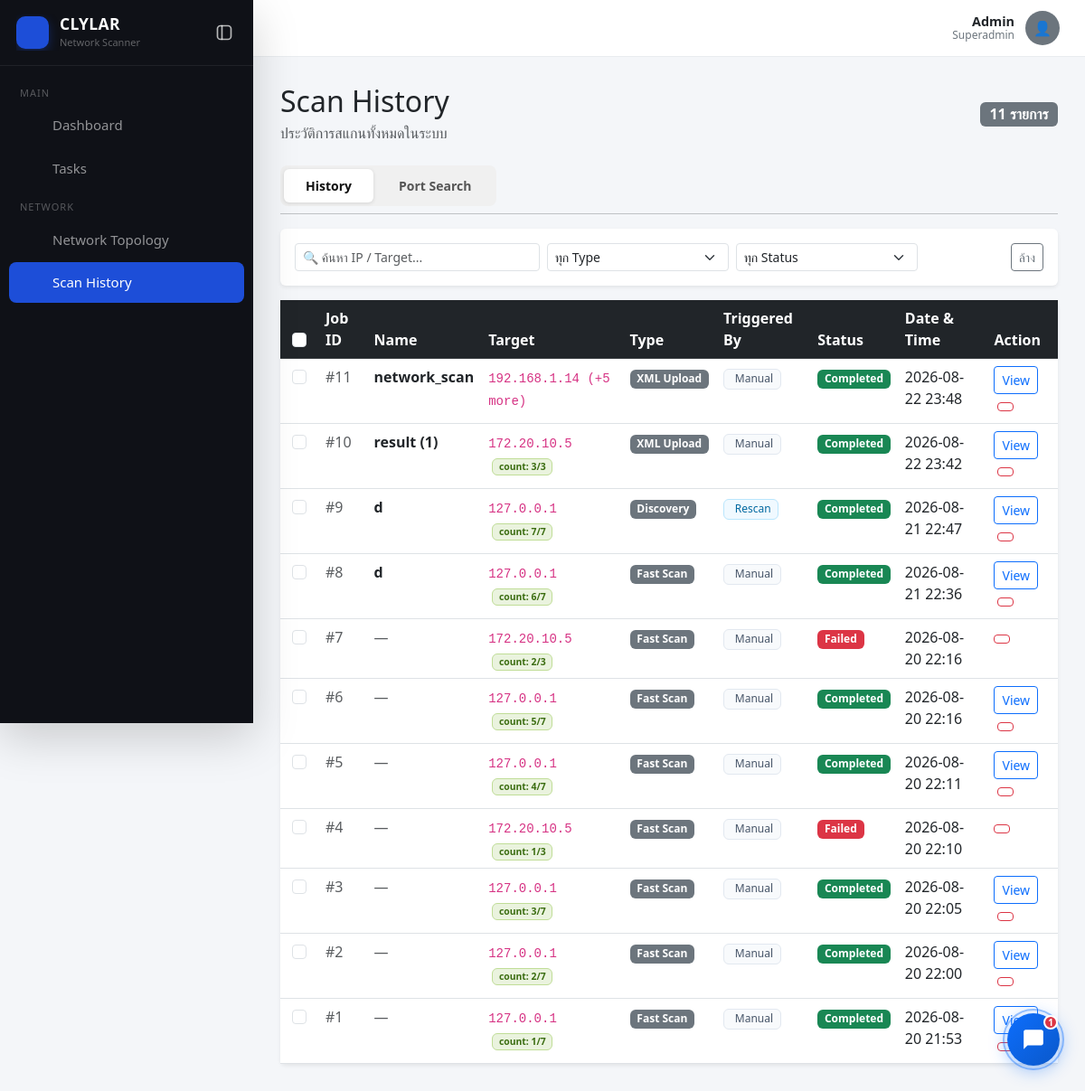
The app's page /history (signed in), older data.
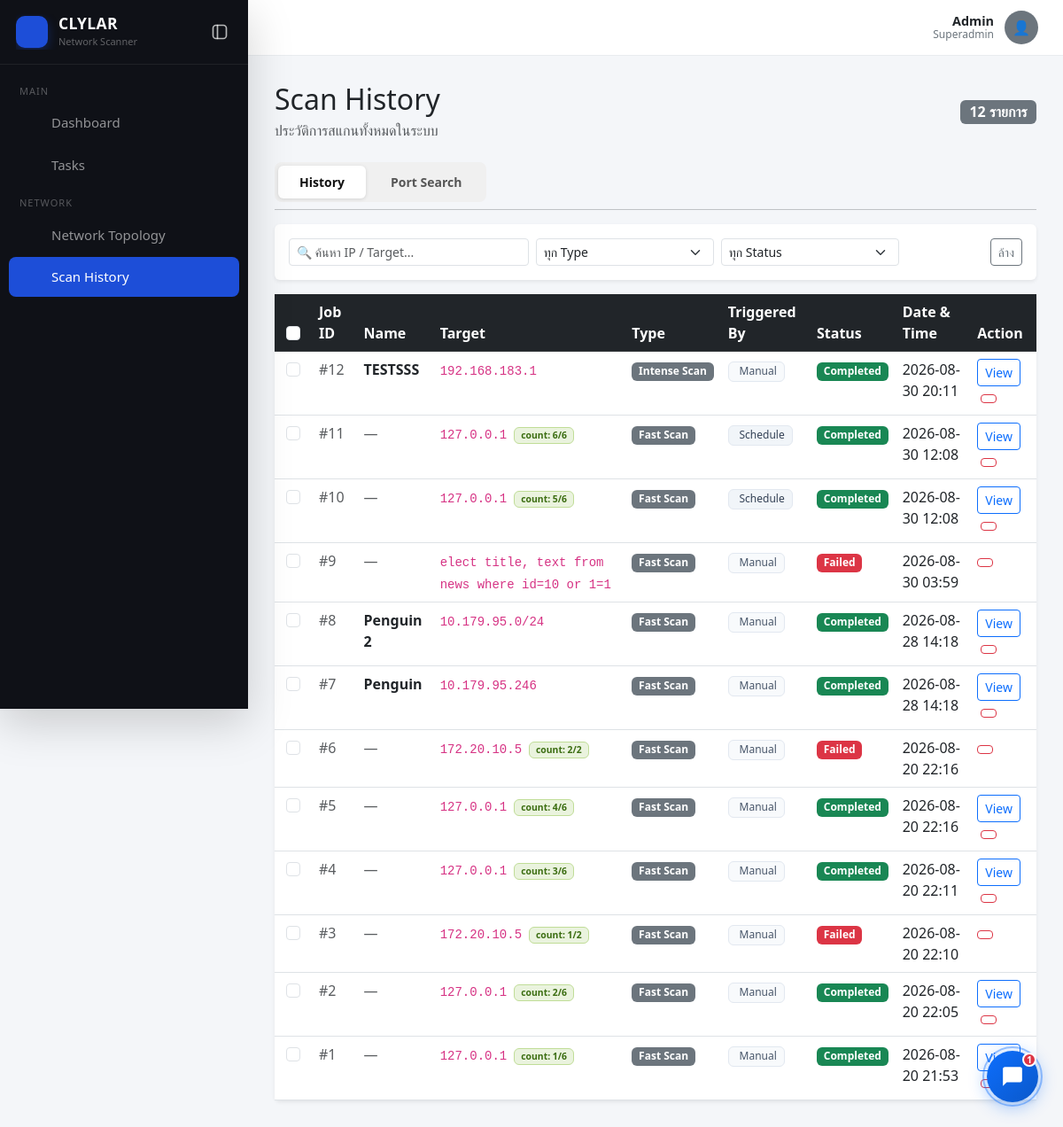
The same page, newer data.
### models.py (models this page shows, shortened)
class User(db.Model, UserMixin):
    id = db.Column(db.Integer, primary_key=True)
    username = db.Column(db.String(50), unique=True, nullable=False)
    password_hash = db.Column(db.String(255), nullable=False)
    role = db.Column(db.String(20), default='user')
    created_by = db.Column(db.Integer, db.ForeignKey('user.id'), nullable=True)
    created_at = db.Column(db.DateTime, default=now_th)
    subordinates = db.relationship('User', backref=db.backref('creator', remote_side=[id]),
                                   foreign_keys=[created_by])
    @property
    def is_any_admin(self):
        return self.role in ('admin', 'superadmin')

class ScanJob(db.Model):
    id = db.Column(db.Integer, primary_key=True)
    scan_name = db.Column(db.String(150), nullable=True)
    target = db.Column(db.String(100), nullable=False)
    scan_type = db.Column(db.String(50))
    status = db.Column(db.String(20), default='Running')
    timestamp = db.Column(db.DateTime, default=now_th)
    result_data = db.Column(db.Text)
    triggered_by = db.Column(db.String(20), default='manual')
    owner_id = db.Column(db.Integer, db.ForeignKey('user.id'), nullable=True)
    owner = db.relationship('User', foreign_keys=[owner_id])

### app.py (the view)
@app.route('/history')
@login_required
def history_page():
    history = visible_scans_query().order_by(ScanJob.timestamp.desc()).all()
    from collections import defaultdict
    target_jobs = defaultdict(list)
    for j in history:
        target_jobs[j.target].append(j)
    scan_seq_map = {}
    for target, tlist in target_jobs.items():
        sorted_list = sorted(tlist, key=lambda x: x.timestamp or 0)
        for idx, tj in enumerate(sorted_list, 1):
            scan_seq_map[tj.id] = (idx, len(sorted_list))
    owner_seq_map = {}
    unique_owner_ids = {j.owner_id for j in history if j.owner_id is not None}
    for oid in unique_owner_ids:
        owner_all = ScanJob.query.filter_by(owner_id=oid).order_by(ScanJob.timestamp).all()
        for idx, tj in enumerate(owner_all, 1):
            owner_seq_map[tj.id] = idx
    return render_template('history.html', history=history,
                           scan_seq_map=scan_seq_map,
                           owner_seq_map=owner_seq_map)

### app.py (called while the page is built)
@app.template_filter('scan_label')
def scan_label_filter(value):
    return SCAN_TYPE_LABELS.get(value, value)

@app.template_filter('from_json')
def from_json_filter(value):
    if not value:
        return []
    try:
        import json as _json
        return _json.loads(value)
    except Exception:
        return []

@login_manager.user_loader
def load_user(user_id):
    return User.query.get(int(user_id))

def visible_scans_query():
    if current_user.role == 'superadmin':
        return ScanJob.query.filter_by(owner_id=current_user.id)
    elif current_user.role in ('admin', 'superadmin'):
        return ScanJob.query.filter_by(owner_id=current_user.id)
    else:
        admin_id = current_user.created_by
        if admin_id:
            return ScanJob.query.filter_by(owner_id=admin_id)
        return ScanJob.query.filter(ScanJob.id == None)  # ไม่เห็นอะไรเลย

### templates/history.html (shortened to what this page needs)
{% extends 'base.html' %}
{% block content %}
<div class="d-flex align-items-center justify-content-between mb-4">
    <div>
        <h2 class="mb-1">Scan History</h2>
        <p class="text-muted mb-0">ประวัติการสแกนทั้งหมดในระบบ</p>
    </div>
    <span class="badge bg-secondary fs-6">{{ history|length }} รายการ</span>
</div>
<div class="mt-3 mb-1">
    <div class="d-inline-flex rounded-3 p-1" style="background:#f0f0f0; gap:4px;">
        <button id="tab-history-btn" onclick="switchHistoryTab('history')"
                class="btn btn-sm fw-semibold rounded-2 px-4 py-2 hist-tab-btn active-tab"
                style="font-size:.875rem; transition:all .18s;">
            History
        </button>
        <button id="tab-portsearch-btn" onclick="switchHistoryTab('portsearch')"
                class="btn btn-sm fw-semibold rounded-2 px-4 py-2 hist-tab-btn"
                style="font-size:.875rem; transition:all .18s;">
            Port Search
        </button>
    </div>
</div>
<hr class="mt-2 mb-3">
<div>
<div id="tab-history">
<div class="card border-0 shadow-sm mb-3 p-3">
    <div class="row g-2 align-items-center">
        <div class="col-md-4">
            <input type="text" id="searchInput" class="form-control form-control-sm" placeholder="🔍 ค้นหา IP / Target...">
        </div>
        <div class="col-md-3">
            <select id="typeFilter" class="form-select form-select-sm">
                <option value="">ทุก Type</option>
            </select>
        </div>
        <div class="col-md-3">
            <select id="statusFilter" class="form-select form-select-sm">
                <option value="">ทุก Status</option>
            </select>
        </div>
        <div class="col-md-2 text-end">
            <button class="btn btn-sm btn-outline-secondary" onclick="clearFilters()">ล้าง</button>
        </div>
    </div>
</div>
<div class="card p-0 shadow-sm border-0">
    <table class="table table-hover mb-0" id="historyTable">
        <thead class="table-dark">
            <tr>
                {% if current_user.is_any_admin %}
                <th style="width: 42px; text-align: center;">
                    <input type="checkbox" class="form-check-input" id="selectAllCheckbox" title="เลือกทั้งหมด" style="cursor: pointer;">
                </th>
                {% endif %}
                <th>Job ID</th>
                <th>Name</th>
                <th>Target</th>
                <th>Type</th>
                <th>Triggered By</th>
                <th>Status</th>
                <th>Date & Time</th>
                <th>Action</th>
            </tr>
        </thead>
        <tbody id="historyBody">
            {% for job in history %}
            {% set job_data = job.result_data | from_json if job.result_data else [] %}
            <tr data-target="{{ job.target }}" data-type="{{ job.scan_type }}" data-status="{{ job.status }}" id="scan-row-{{ job.id }}" class="history-row">
                {% if current_user.is_any_admin %}
                <td class="text-center cb-cell" style="user-select: none; cursor: pointer;">
                    <input type="checkbox" class="form-check-input scan-row-cb"
                           value="{{ job.id }}"
                           data-scan-seq="#{{ owner_seq_map.get(job.id, job.id) }}"
                           data-target="{{ job.target }}"
                           data-name="{{ job.scan_name or '' }}"
                           {% if job.status == 'Running' %}disabled title="ไม่สามารถเลือก task ที่กำลังทำงานอยู่ได้"{% else %}style="cursor: pointer;"{% endif %}>
                </td>
                {% endif %}
                <td><span class="text-muted">#{{ owner_seq_map.get(job.id, job.id) }}</span></td>
                <td>
                    {% if job.scan_name %}
                        <span class="fw-semibold">{{ job.scan_name }}</span>
                    {% else %}
                        <span class="text-muted">—</span>
                    {% endif %}
                </td>
                <td>
                    <code>{{ job.target }}</code>
                    {% set seq_info = scan_seq_map.get(job.id) %}
                    {% if seq_info and seq_info[1] > 1 %}
                    <span class="badge ms-1" style="font-size:.65rem;background:#EAF3DE;color:#3B6D11;border:0.5px solid #C0DD97;" title="สแกนครั้งที่ {{ seq_info[0] }} จากทั้งหมด {{ seq_info[1] }} ครั้ง">count: {{ seq_info[0] }}/{{ seq_info[1] }}</span>
                    {% endif %}
                </td>
                <td><span class="badge bg-secondary">{{ job.scan_type | scan_label }}</span></td>
                <td>
                    {% if job.triggered_by == 'schedule' %}
                        <span class="badge" style="background:#f1f5f9;color:#334155;border:1px solid #e2e8f0;font-weight:500;">Schedule</span>
                    {% elif job.triggered_by == 'rescan' %}
                        <span class="badge" style="background:#f0f9ff;color:#0369a1;border:1px solid #bae6fd;font-weight:500;">Rescan</span>
                    {% elif job.triggered_by == 'drilldown' %}
                        <span class="badge" style="background:#f5f3ff;color:#6d28d9;border:1px solid #ddd6fe;font-weight:500;"><i class="ti ti-scan me-1"></i>Drill-down</span>
                    {% else %}
                        <span class="badge" style="background:#f8fafc;color:#475569;border:1px solid #e2e8f0;font-weight:500;">Manual</span>
                    {% endif %}
                </td>
                <td>
                    <span class="badge {{ 'bg-success' if job.status == 'Completed' else 'bg-danger' if job.status in ('Failed', 'Cancelled') else 'bg-warning text-dark' }}">
                        {{ job.status }}
                    </span>
                </td>
                <td>{{ job.timestamp.strftime('%Y-%m-%d %H:%M') }}</td>
                <td>
                    {% if job.status == 'Completed' %}
                        <a href="{{ url_for('scan_detail', scan_id=job.id) }}"
                           class="btn btn-sm btn-outline-primary">View</a>
                        {% if current_user.is_any_admin %}
                        <button class="btn btn-sm btn-outline-danger ms-1" title="Delete scan record"
                                data-scan-id="{{ job.id }}" data-target="{{ job.target }}" data-total="{{ scan_seq_map.get(job.id, (1,1))[1] }}"
                                onclick="confirmDelete(+this.dataset.scanId, this.dataset.target, +this.dataset.total)">
                        </button>
                        {% endif %}
                    {% elif job.status == 'Failed' %}
                        {% if current_user.is_any_admin %}
                        <button class="btn btn-sm btn-outline-danger" title="Delete scan record"
                                data-scan-id="{{ job.id }}" data-target="{{ job.target }}" data-total="{{ scan_seq_map.get(job.id, (1,1))[1] }}"
                                onclick="confirmDelete(+this.dataset.scanId, this.dataset.target, +this.dataset.total)">
                        </button>
                        {% endif %}
                    {% else %}
                        <button class="btn btn-sm btn-secondary" disabled>Running...</button>
                    {% endif %}
                </td>
            </tr>
            {% else %}
            <tr>
                <td colspan="{{ 9 if current_user.is_any_admin else 8 }}" class="text-center text-muted py-4">ยังไม่มีประวัติการสแกน</td>
            </tr>
            {% endfor %}
        </tbody>
    </table>
</div>
</div>
</div>
{% endblock %}

### templates/base.html (shortened to what this page needs)
<!DOCTYPE html>
<html lang="en">
<head>
    <link href="https://cdn.jsdelivr.net/npm/bootstrap@5.3.0/dist/css/bootstrap.min.css" rel="stylesheet">
    <link href="https://cdn.jsdelivr.net/npm/@tabler/icons-webfont@2.44.0/tabler-icons.min.css" rel="stylesheet">
</head>
<body>
<div class="d-flex">
    {% if current_user.is_authenticated %}
    <nav class="sidebar shadow-lg" id="mainSidebar">
        <div class="sidebar-header">
            <a href="/" class="sidebar-brand" id="sidebarBrand" title="CLYLAR Network Scanner">
                <div class="sidebar-logo-icon">
                </div>
                <div class="sidebar-logo-details">
                    <div class="sidebar-logo-text">CLYLAR</div>
                    <div class="sidebar-logo-sub">Network Scanner</div>
                </div>
            </a>
            <button class="sidebar-toggle-btn" id="sidebarToggleBtn" type="button" aria-label="Collapse Sidebar" title="Collapse Sidebar (Ctrl+B)">
                <svg width="20" height="20" viewBox="0 0 24 24" fill="none" stroke="currentColor" stroke-width="2" stroke-linecap="round" stroke-linejoin="round">
                    <rect width="18" height="18" x="3" y="3" rx="4" />
                    <line x1="9" y1="3" x2="9" y2="21" />
                </svg>
            </button>
        </div>
        <div class="sidebar-nav">
            <span class="sidebar-section-label">Main</span>
            <ul class="nav flex-column">
                <li class="nav-item">
                    <a href="/" class="nav-link {% if request.path == '/' %}active{% endif %}" data-bs-toggle="tooltip" data-bs-placement="right" title="Dashboard">
                        <span class="nav-label">Dashboard</span>
                    </a>
                </li>
                {% if current_user.role in ('admin', 'superadmin') %}
                <li class="nav-item">
                    <a href="{{ url_for('tasks_page') }}" class="nav-link {% if request.path.startswith('/tasks') %}active{% endif %}" data-bs-toggle="tooltip" data-bs-placement="right" title="Tasks">
                        <span class="nav-label">Tasks</span>
                    </a>
                </li>
                {% endif %}
            </ul>
            <span class="sidebar-section-label">Network</span>
            <ul class="nav flex-column">
                <li class="nav-item">
                    <a href="{{ url_for('topology_page') }}" class="nav-link {% if request.path.startswith('/topology') %}active{% endif %}" data-bs-toggle="tooltip" data-bs-placement="right" title="Network Topology">
                        <span class="nav-label">Network Topology</span>
                    </a>
                </li>
                <li class="nav-item">
                    <a href="{{ url_for('history_page') }}" class="nav-link {% if request.path.startswith('/history') %}active{% endif %}" data-bs-toggle="tooltip" data-bs-placement="right" title="Scan History">
                        <span class="nav-label">Scan History</span>
                    </a>
                </li>
            </ul>
        </div>
    </nav>
    {% endif %}
    <div class="main-wrapper">
        {% if current_user.is_authenticated %}
        <div class="topbar">
            <div class="topbar-user">
                <div class="topbar-user-info">
                    <div class="topbar-user-name">{{ current_user.username | title }}</div>
                    <div class="topbar-user-role">{{ current_user.role | title }}</div>
                </div>
                <div class="topbar-avatar" id="profileAvatar" onclick="toggleProfileDropdown()">
                </div>
            </div>
        </div>
        {% endif %}
        <main class="main-content">
            {% block content %}
            {% endblock %}
        </main>
    </div>
</div>
{% if current_user.is_authenticated %}
<button id="chatbot-btn" onclick="toggleChat()" title="CLYLAR Chatbot">
  <span id="chatbot-badge">1</span>
  <svg class="icon-chat" width="26" height="26" viewBox="0 0 24 24" fill="none">
    <path d="M20 2H4C2.9 2 2 2.9 2 4v18l4-4h14c1.1 0 2-.9 2-2V4c0-1.1-.9-2-2-2z" fill="white"/>
  </svg>
</button>
{% endif %}
{% if current_user.is_authenticated %}
<div class="toast-container position-fixed bottom-0 end-0 p-4" style="z-index: 10005;">
</div>
{% endif %}
</body>
</html>

### templates/history.html (style rules this page uses)
.hist-tab-btn { background: transparent; color: #555; border: none; }
.hist-tab-btn.active-tab { background: #fff; color: #111; box-shadow: 0 1px 4px rgba(0,0,0,.12); }

Row changes from the older to the newer data that the page shows:
removed ScanJob: get "11", scan_name "network_scan", target "192.168.1.14 (+5 more)", scan_type|scan_label "XML Upload", triggered_by "Manual", status "Completed", timestamp "2026-08-22 23:48"
removed ScanJob: get "10", scan_name "result (1)", target "172.20.10.5", seq_info "3", scan_type|scan_label "XML Upload", triggered_by "Manual", status "Completed", timestamp "2026-08-22 23:42"
removed ScanJob: get "9", scan_name "d", target "127.0.0.1", seq_info "7", scan_type|scan_label "Discovery", triggered_by "Rescan", status "Completed", timestamp "2026-08-21 22:47"
removed ScanJob: get "8", scan_name "d", target "127.0.0.1", seq_info "6", seq_info "7", scan_type|scan_label "Fast Scan", triggered_by "Manual", status "Completed", timestamp "2026-08-21 22:36"
removed ScanJob: get "2", target "127.0.0.1", id "2", seq_info "7", scan_type|scan_label "Fast Scan", triggered_by "Manual", status "Completed", timestamp "2026-08-20 22:00"
added ScanJob: get "12", scan_name "TESTSSS", target "192.168.183.1", scan_type|scan_label "Intense Scan", triggered_by "Manual", status "Completed", timestamp "2026-08-30 20:11"
added ScanJob: get "11", target "127.0.0.1", seq_info "6", scan_type|scan_label "Fast Scan", triggered_by "Schedule", status "Completed", timestamp "2026-08-30 12:08"
added ScanJob: get "10", target "127.0.0.1", seq_info "5", seq_info "6", scan_type|scan_label "Fast Scan", triggered_by "Schedule", status "Completed", timestamp "2026-08-30 12:08"
added ScanJob: get "9", target "elect title, text from news where id=10 or 1=1", scan_type|scan_label "Fast Scan", triggered_by "Manual", status "Failed", timestamp "2026-08-30 03:59"
added ScanJob: get "8", scan_name "Penguin 2", target "10.179.95.0/24", scan_type|scan_label "Fast Scan", triggered_by "Manual", status "Completed", timestamp "2026-08-28 14:18"
added ScanJob: get "7", scan_name "Penguin", target "10.179.95.246", scan_type|scan_label "Fast Scan", triggered_by "Manual", status "Completed", timestamp "2026-08-28 14:18"
computed for ScanJob (number 7 of 12 on the later page): get "7" → "6"; seq_info "3" → "2"
computed for ScanJob (number 8 of 12 on the later page): get "6" → "5"; seq_info "5" → "4"; id "7" → "6"
computed for ScanJob (number 9 of 12 on the later page): get "5" → "4"; seq_info "4" → "3"; id "7" → "6"
computed for ScanJob (number 10 of 12 on the later page): get "4" → "3"; seq_info "3" → "2"
computed for ScanJob (number 11 of 12 on the later page): get "3" → "2"; id "3" → "2"; seq_info "7" → "6"
computed for ScanJob id 1: seq_info "7" → "6"
Text that changed along with them:
{{ history|length }}: "11" → "12"
